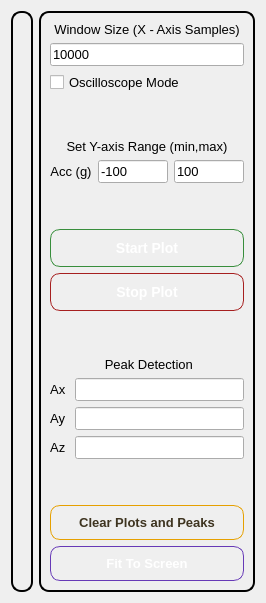
      <widget class="QWidget" name="tab_livePlot">
       <attribute name="title">
        <string>LivePlot</string>
       </attribute>
       <layout class="QHBoxLayout" name="horizontalLayout_35">
        <item>
         <widget class="QGroupBox" name="groupBox_5">
          <property name="sizePolicy">
           <sizepolicy hsizetype="MinimumExpanding" vsizetype="Preferred">
            <horstretch>0</horstretch>
            <verstretch>0</verstretch>
           </sizepolicy>
          </property>
          <property name="styleSheet">
           <string notr="true">QGroupBox {
    border: 2px solid black;
    border-radius: 10px;
    background: qradialgradient(
        cx: 0.5, cy: 0.5, radius: 0.9,
        fx: 0.5, fy: 0.5,
        stop: 0 rgba(57, 255, 20, 60),   /* brighter center */
        stop: 1 rgba(57, 255, 20, 15)    /* fades softly to edges */
    );
}
</string>
          </property>
          <property name="title">
           <string/>
          </property>
          <layout class="QVBoxLayout" name="verticalLayout_6">
           <item>
            <widget class="QCustomPlot" name="customPlot_adxl_x_live" native="true">
             <property name="sizePolicy">
              <sizepolicy hsizetype="Preferred" vsizetype="Preferred">
               <horstretch>0</horstretch>
               <verstretch>0</verstretch>
              </sizepolicy>
             </property>
            </widget>
           </item>
           <item>
            <widget class="QCustomPlot" name="customPlot_adxl_y_live" native="true">
             <property name="sizePolicy">
              <sizepolicy hsizetype="Preferred" vsizetype="Preferred">
               <horstretch>0</horstretch>
               <verstretch>0</verstretch>
              </sizepolicy>
             </property>
            </widget>
           </item>
           <item>
            <widget class="QCustomPlot" name="customPlot_adxl_z_live" native="true">
             <property name="sizePolicy">
              <sizepolicy hsizetype="Preferred" vsizetype="Preferred">
               <horstretch>0</horstretch>
               <verstretch>0</verstretch>
              </sizepolicy>
             </property>
            </widget>
           </item>
          </layout>
         </widget>
        </item>
        <item>
         <widget class="QGroupBox" name="groupBox_6">
          <property name="sizePolicy">
           <sizepolicy hsizetype="Maximum" vsizetype="Preferred">
            <horstretch>0</horstretch>
            <verstretch>0</verstretch>
           </sizepolicy>
          </property>
          <property name="styleSheet">
           <string notr="true">QGroupBox {
    border: 2px solid black;
    border-radius: 10px;
    background: qradialgradient(
        cx: 0.5, cy: 0.5, radius: 0.9,
        fx: 0.5, fy: 0.5,
        stop: 0 rgba(57, 255, 20, 60),   /* brighter center */
        stop: 1 rgba(57, 255, 20, 15)    /* fades softly to edges */
    );
}
</string>
          </property>
          <property name="title">
           <string/>
          </property>
          <layout class="QVBoxLayout" name="verticalLayout_7">
           <item>
            <layout class="QVBoxLayout" name="verticalLayout_5">
             <item>
              <widget class="QLabel" name="label_11">
               <property name="sizePolicy">
                <sizepolicy hsizetype="Preferred" vsizetype="Fixed">
                 <horstretch>0</horstretch>
                 <verstretch>0</verstretch>
                </sizepolicy>
               </property>
               <property name="font">
                <font>
                 <pointsize>10</pointsize>
                </font>
               </property>
               <property name="text">
                <string>Window Size (X - Axis Samples)</string>
               </property>
               <property name="alignment">
                <set>Qt::AlignCenter</set>
               </property>
              </widget>
             </item>
             <item>
              <layout class="QHBoxLayout" name="horizontalLayout_10">
               <item>
                <widget class="QLineEdit" name="lineEdit_windowSize">
                 <property name="font">
                  <font>
                   <pointsize>10</pointsize>
                  </font>
                 </property>
                 <property name="toolTip">
                  <string>Range : 200 to 30000</string>
                 </property>
                 <property name="text">
                  <string>10000</string>
                 </property>
                </widget>
               </item>
              </layout>
             </item>
            </layout>
           </item>
           <item>
            <widget class="QCheckBox" name="checkBox_oscilloscopeMode">
             <property name="font">
              <font>
               <pointsize>10</pointsize>
              </font>
             </property>
             <property name="text">
              <string>Oscilloscope Mode</string>
             </property>
            </widget>
           </item>
           <item>
            <spacer name="verticalSpacer_13">
             <property name="orientation">
              <enum>Qt::Vertical</enum>
             </property>
             <property name="sizeHint" stdset="0">
              <size>
               <width>20</width>
               <height>40</height>
              </size>
             </property>
            </spacer>
           </item>
           <item>
            <layout class="QGridLayout" name="gridLayout_9">
             <item row="1" column="0">
              <widget class="QLabel" name="label_12">
               <property name="sizePolicy">
                <sizepolicy hsizetype="Preferred" vsizetype="Fixed">
                 <horstretch>0</horstretch>
                 <verstretch>0</verstretch>
                </sizepolicy>
               </property>
               <property name="font">
                <font>
                 <pointsize>10</pointsize>
                </font>
               </property>
               <property name="text">
                <string>Set Y-axis Range (min,max)</string>
               </property>
               <property name="alignment">
                <set>Qt::AlignCenter</set>
               </property>
               <property name="wordWrap">
                <bool>true</bool>
               </property>
              </widget>
             </item>
             <item row="2" column="0">
              <layout class="QHBoxLayout" name="horizontalLayout_13">
               <item>
                <widget class="QLabel" name="label_13">
                 <property name="sizePolicy">
                  <sizepolicy hsizetype="Preferred" vsizetype="Fixed">
                   <horstretch>0</horstretch>
                   <verstretch>0</verstretch>
                  </sizepolicy>
                 </property>
                 <property name="font">
                  <font>
                   <pointsize>10</pointsize>
                  </font>
                 </property>
                 <property name="text">
                  <string>Acc (g)</string>
                 </property>
                 <property name="alignment">
                  <set>Qt::AlignCenter</set>
                 </property>
                 <property name="wordWrap">
                  <bool>true</bool>
                 </property>
                </widget>
               </item>
               <item>
                <widget class="QLineEdit" name="lineEdit_ADXL_100g">
                 <property name="maximumSize">
                  <size>
                   <width>70</width>
                   <height>16777215</height>
                  </size>
                 </property>
                 <property name="font">
                  <font>
                   <pointsize>10</pointsize>
                  </font>
                 </property>
                 <property name="text">
                  <string>-100</string>
                 </property>
                </widget>
               </item>
               <item>
                <widget class="QLineEdit" name="lineEdit_ADXL_100g_2">
                 <property name="maximumSize">
                  <size>
                   <width>70</width>
                   <height>16777215</height>
                  </size>
                 </property>
                 <property name="font">
                  <font>
                   <pointsize>10</pointsize>
                  </font>
                 </property>
                 <property name="text">
                  <string>100</string>
                 </property>
                </widget>
               </item>
              </layout>
             </item>
             <item row="3" column="0">
              <layout class="QHBoxLayout" name="horizontalLayout_15"/>
             </item>
            </layout>
           </item>
           <item>
            <spacer name="verticalSpacer_9">
             <property name="orientation">
              <enum>Qt::Vertical</enum>
             </property>
             <property name="sizeHint" stdset="0">
              <size>
               <width>20</width>
               <height>40</height>
              </size>
             </property>
            </spacer>
           </item>
           <item>
            <widget class="QPushButton" name="pushButton_startLive">
             <property name="font">
              <font>
               <pointsize>-1</pointsize>
               <weight>75</weight>
               <bold>true</bold>
              </font>
             </property>
             <property name="styleSheet">
              <string notr="true">QPushButton {
    background: qlineargradient(
        x1:0, y1:0, x2:0, y2:1,
        stop:0 #81C784,
        stop:1 #43A047
    );

    color: white;
    border: 1px solid #388E3C;
    border-radius: 10px;
    padding: 10px 22px;
    font-size: 14px;
    font-weight: bold;
}

QPushButton:hover {
    background: qlineargradient(
        x1:0, y1:0, x2:0, y2:1,
        stop:0 #A5D6A7,
        stop:1 #66BB6A
    );

    border: 1px solid #2E7D32;
}

QPushButtont:pressed {
    background: #388E3C;
    padding-top: 12px;
    padding-bottom: 8px;
}

QPushButton:disabled {
    background: #C8DCC9;
    color: #F5F5F5;
    border: 1px solid #B0C4B1;
}</string>
             </property>
             <property name="text">
              <string>Start Plot</string>
             </property>
            </widget>
           </item>
           <item>
            <widget class="QPushButton" name="pushButton_stopLivePlot">
             <property name="font">
              <font>
               <pointsize>-1</pointsize>
               <weight>75</weight>
               <bold>true</bold>
              </font>
             </property>
             <property name="styleSheet">
              <string notr="true">QPushButton {
    background: qlineargradient(
        x1:0, y1:0, x2:0, y2:1,
        stop:0 #EF5350,
        stop:1 #C62828
    );
    color: white;
    border: 1px solid #A61F1F;
    border-radius: 10px;
    padding: 10px 22px;
    font-size: 14px;
    font-weight: bold;
}

QPushButton:hover {
    background: qlineargradient(
        x1:0, y1:0, x2:0, y2:1,
        stop:0 #FF6B65,
        stop:1 #E53935
    );
    border: 1px solid #941B1B;
}

QPushButton:pressed {
    background: #A61F1F;
    padding-top: 12px;
    padding-bottom: 8px;
}

QPushButton:disabled {
    background: #D6B8B8;
    color: #F7EEEE;
    border: 1px solid #C7AAAA;
}</string>
             </property>
             <property name="text">
              <string>Stop Plot</string>
             </property>
            </widget>
           </item>
           <item>
            <spacer name="verticalSpacer_10">
             <property name="orientation">
              <enum>Qt::Vertical</enum>
             </property>
             <property name="sizeHint" stdset="0">
              <size>
               <width>20</width>
               <height>40</height>
              </size>
             </property>
            </spacer>
           </item>
           <item>
            <layout class="QVBoxLayout" name="verticalLayout_3">
             <item>
              <widget class="QLabel" name="label_7">
               <property name="sizePolicy">
                <sizepolicy hsizetype="Preferred" vsizetype="Fixed">
                 <horstretch>0</horstretch>
                 <verstretch>0</verstretch>
                </sizepolicy>
               </property>
               <property name="font">
                <font>
                 <pointsize>10</pointsize>
                 <weight>50</weight>
                 <bold>false</bold>
                </font>
               </property>
               <property name="text">
                <string> Peak Detection</string>
               </property>
               <property name="alignment">
                <set>Qt::AlignCenter</set>
               </property>
              </widget>
             </item>
             <item>
              <layout class="QHBoxLayout" name="horizontalLayout_7">
               <item>
                <widget class="QLabel" name="label_8">
                 <property name="sizePolicy">
                  <sizepolicy hsizetype="Preferred" vsizetype="Fixed">
                   <horstretch>0</horstretch>
                   <verstretch>0</verstretch>
                  </sizepolicy>
                 </property>
                 <property name="font">
                  <font>
                   <pointsize>10</pointsize>
                  </font>
                 </property>
                 <property name="text">
                  <string>Ax </string>
                 </property>
                 <property name="alignment">
                  <set>Qt::AlignCenter</set>
                 </property>
                </widget>
               </item>
               <item>
                <widget class="QLineEdit" name="lineEdit_Ax_100_peak">
                 <property name="font">
                  <font>
                   <pointsize>10</pointsize>
                  </font>
                 </property>
                 <property name="readOnly">
                  <bool>true</bool>
                 </property>
                 <property name="clearButtonEnabled">
                  <bool>false</bool>
                 </property>
                </widget>
               </item>
              </layout>
             </item>
             <item>
              <layout class="QHBoxLayout" name="horizontalLayout_8">
               <item>
                <widget class="QLabel" name="label_9">
                 <property name="sizePolicy">
                  <sizepolicy hsizetype="Preferred" vsizetype="Fixed">
                   <horstretch>0</horstretch>
                   <verstretch>0</verstretch>
                  </sizepolicy>
                 </property>
                 <property name="font">
                  <font>
                   <pointsize>10</pointsize>
                  </font>
                 </property>
                 <property name="text">
                  <string>Ay </string>
                 </property>
                 <property name="alignment">
                  <set>Qt::AlignCenter</set>
                 </property>
                </widget>
               </item>
               <item>
                <widget class="QLineEdit" name="lineEdit_Ay_100_peak">
                 <property name="font">
                  <font>
                   <pointsize>10</pointsize>
                  </font>
                 </property>
                 <property name="readOnly">
                  <bool>true</bool>
                 </property>
                 <property name="clearButtonEnabled">
                  <bool>false</bool>
                 </property>
                </widget>
               </item>
              </layout>
             </item>
             <item>
              <layout class="QHBoxLayout" name="horizontalLayout_9">
               <item>
                <widget class="QLabel" name="label_10">
                 <property name="sizePolicy">
                  <sizepolicy hsizetype="Preferred" vsizetype="Fixed">
                   <horstretch>0</horstretch>
                   <verstretch>0</verstretch>
                  </sizepolicy>
                 </property>
                 <property name="font">
                  <font>
                   <pointsize>10</pointsize>
                  </font>
                 </property>
                 <property name="text">
                  <string>Az </string>
                 </property>
                 <property name="alignment">
                  <set>Qt::AlignCenter</set>
                 </property>
                </widget>
               </item>
               <item>
                <widget class="QLineEdit" name="lineEdit_Az_100_peak">
                 <property name="font">
                  <font>
                   <pointsize>10</pointsize>
                  </font>
                 </property>
                 <property name="readOnly">
                  <bool>true</bool>
                 </property>
                 <property name="clearButtonEnabled">
                  <bool>false</bool>
                 </property>
                </widget>
               </item>
              </layout>
             </item>
             <item>
              <layout class="QHBoxLayout" name="horizontalLayout_19"/>
             </item>
            </layout>
           </item>
           <item>
            <spacer name="verticalSpacer_11">
             <property name="orientation">
              <enum>Qt::Vertical</enum>
             </property>
             <property name="sizeHint" stdset="0">
              <size>
               <width>20</width>
               <height>40</height>
              </size>
             </property>
            </spacer>
           </item>
           <item>
            <widget class="QPushButton" name="pushButton_clearLivePlots">
             <property name="font">
              <font>
               <pointsize>-1</pointsize>
               <weight>75</weight>
               <bold>true</bold>
              </font>
             </property>
             <property name="styleSheet">
              <string notr="true">QPushButton {
    background: qlineargradient(
        x1:0, y1:0, x2:0, y2:1,
        stop:0 #FFE082,
        stop:1 #FFB300
    );

    color: #3E3420;
    border: 1px solid #E6A000;
    border-radius: 10px;
    padding: 9px 18px;
    font-size: 13px;
    font-weight: bold;
}

QPushButton:hover {
    background: qlineargradient(
        x1:0, y1:0, x2:0, y2:1,
        stop:0 #FFECB3,
        stop:1 #FFCA28
    );

    border: 1px solid #D99A00;
}

QPushButton:pressed {
    background: #E6A000;
    padding-top: 11px;
    padding-bottom: 7px;
}</string>
             </property>
             <property name="text">
              <string>Clear Plots and Peaks</string>
             </property>
            </widget>
           </item>
           <item>
            <widget class="QPushButton" name="pushButton_fitToScreenLive">
             <property name="font">
              <font>
               <pointsize>-1</pointsize>
               <weight>75</weight>
               <bold>true</bold>
              </font>
             </property>
             <property name="styleSheet">
              <string notr="true">QPushButton{
    background: qlineargradient(
        x1:0, y1:0, x2:0, y2:1,
        stop:0 #B39DDB,
        stop:1 #7E57C2
    );

    color: white;
    border: 1px solid #673AB7;
    border-radius: 10px;
    padding: 9px 18px;
    font-size: 13px;
    font-weight: bold;
}

QPushButton:hover {
    background: qlineargradient(
        x1:0, y1:0, x2:0, y2:1,
        stop:0 #D1C4E9,
        stop:1 #9575CD
    );

    border: 1px solid #5E35B1;
}

QPushButton:pressed {
    background: #673AB7;
    padding-top: 11px;
    padding-bottom: 7px;
}

QPushButton:disabled {
    background: #D1C8DF;
    color: #F5F2F8;
    border: 1px solid #BDB2CC;
}</string>
             </property>
             <property name="text">
              <string>Fit To Screen</string>
             </property>
            </widget>
           </item>
          </layout>
         </widget>
        </item>
       </layout>
      </widget>
